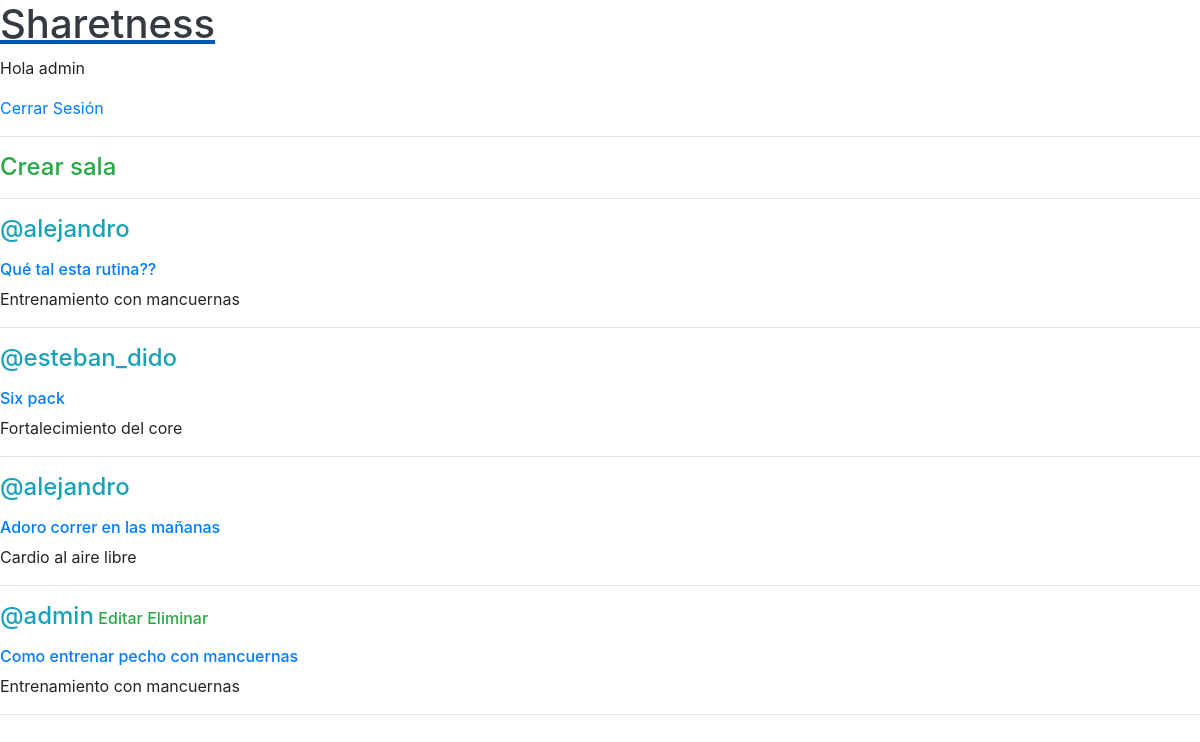
The app's page / (signed in) with its own data.
### forum/models.py (models this page shows, shortened)
class Room(models.Model):
    host = models.ForeignKey(User, on_delete=models.SET_NULL, null=True)
    topic = models.ForeignKey(Topic, on_delete=models.SET_NULL, null=True)
    name = models.CharField(max_length=200)
    description =models.TextField(null=True, blank=True)
    update = models.DateTimeField(auto_now=True)
    created = models.DateTimeField(auto_now_add=True)
    class Meta:
        ordering = ['-update', '-created']

class Topic(models.Model):
    name = models.CharField(max_length=200)
    def __str__(self):
        return self.name

### forum/views.py (the view)
# urls.py: path('', views.home, name="home"),
def home(request):
    rooms = Room.objects.all()
    context = {'rooms': rooms}
    return render(request, 'forum/home.html', context)

### forum/templates/forum/home.html
{% extends 'main.html' %}
{% block content %}
    <a href={% url 'create-room' %} class="h4 text-success">Crear sala</a>
    <hr>
    <div class="room-container">
        {% for room in rooms %}
            <h4 style="display: inline;"><span class="text-info">@{{ room.host.username }}</span></h4>
            {% if request.user == room.host %}
            <a href={% url 'update-room' room.id %} class="text-success h6">Editar</a>
            <a href={% url 'delete-room' room.id %} class="text-success h6">Eliminar</a>
            {% endif %}
            <p class="h6 mt-3 "><a href="/room/{{room.id}}">{{ room.name }}</a></p>
            <p>{{ room.topic }}</p>
            <hr>
        {% endfor %}
    </div>
{% endblock content %}

### templates/navbar.html
<a href="/">
    <h1 class="text-dark ">Sharetness</h1>
</a>
{% if request.user.is_authenticated %}
    <p>Hola {{ request.user.username }} </p><a href={% url 'logout' %}>Cerrar Sesión</a>
{% else %}
    <a href={% url 'login' %}>Iniciar Sesión</a>
{% endif %}
<hr>

### records on screen
Room: host.username "alejandro", name "Qué tal esta rutina??", topic "Entrenamiento con mancuernas"
Room: host.username "esteban_dido", name "Six pack", topic "Fortalecimiento del core"
Room: host.username "alejandro", name "Adoro correr en las mañanas", topic "Cardio al aire libre"
Room: host.username "admin", shows "Editar", name "Como entrenar pecho con mancuernas", topic "Entrenamiento con mancuernas"

### other values on screen
{{ request.user.username }} "admin"
